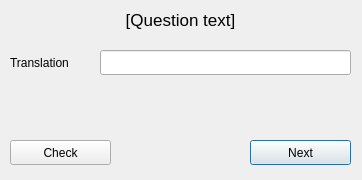
<?xml version="1.0" encoding="UTF-8"?>
<ui version="4.0">
 <class>Tester</class>
 <widget class="QDialog" name="Tester">
  <property name="geometry">
   <rect>
    <x>0</x>
    <y>0</y>
    <width>362</width>
    <height>180</height>
   </rect>
  </property>
  <property name="windowTitle">
   <string>Flashcards Test</string>
  </property>
  <widget class="QLabel" name="question">
   <property name="geometry">
    <rect>
     <x>10</x>
     <y>10</y>
     <width>341</width>
     <height>41</height>
    </rect>
   </property>
   <property name="font">
    <font>
     <pointsize>13</pointsize>
    </font>
   </property>
   <property name="text">
    <string>[Question text]</string>
   </property>
   <property name="alignment">
    <set>Qt::AlignHCenter|Qt::AlignTop</set>
   </property>
   <property name="wordWrap">
    <bool>true</bool>
   </property>
  </widget>
  <widget class="QLineEdit" name="answerBox">
   <property name="geometry">
    <rect>
     <x>100</x>
     <y>50</y>
     <width>251</width>
     <height>25</height>
    </rect>
   </property>
  </widget>
  <widget class="QLabel" name="label">
   <property name="geometry">
    <rect>
     <x>10</x>
     <y>47</y>
     <width>81</width>
     <height>31</height>
    </rect>
   </property>
   <property name="text">
    <string>Translation</string>
   </property>
  </widget>
  <widget class="QLabel" name="correctAnswer">
   <property name="geometry">
    <rect>
     <x>10</x>
     <y>81</y>
     <width>341</width>
     <height>41</height>
    </rect>
   </property>
   <property name="styleSheet">
    <string notr="true">color: rgb(51, 209, 122);</string>
   </property>
   <property name="text">
    <string/>
   </property>
   <property name="alignment">
    <set>Qt::AlignLeading|Qt::AlignLeft|Qt::AlignTop</set>
   </property>
   <property name="wordWrap">
    <bool>true</bool>
   </property>
  </widget>
  <widget class="QPushButton" name="nextButton">
   <property name="geometry">
    <rect>
     <x>250</x>
     <y>140</y>
     <width>101</width>
     <height>25</height>
    </rect>
   </property>
   <property name="text">
    <string>Next</string>
   </property>
  </widget>
  <widget class="QPushButton" name="checkButton">
   <property name="geometry">
    <rect>
     <x>10</x>
     <y>140</y>
     <width>101</width>
     <height>25</height>
    </rect>
   </property>
   <property name="text">
    <string>Check</string>
   </property>
  </widget>
 </widget>
 <resources/>
 <connections/>
</ui>
